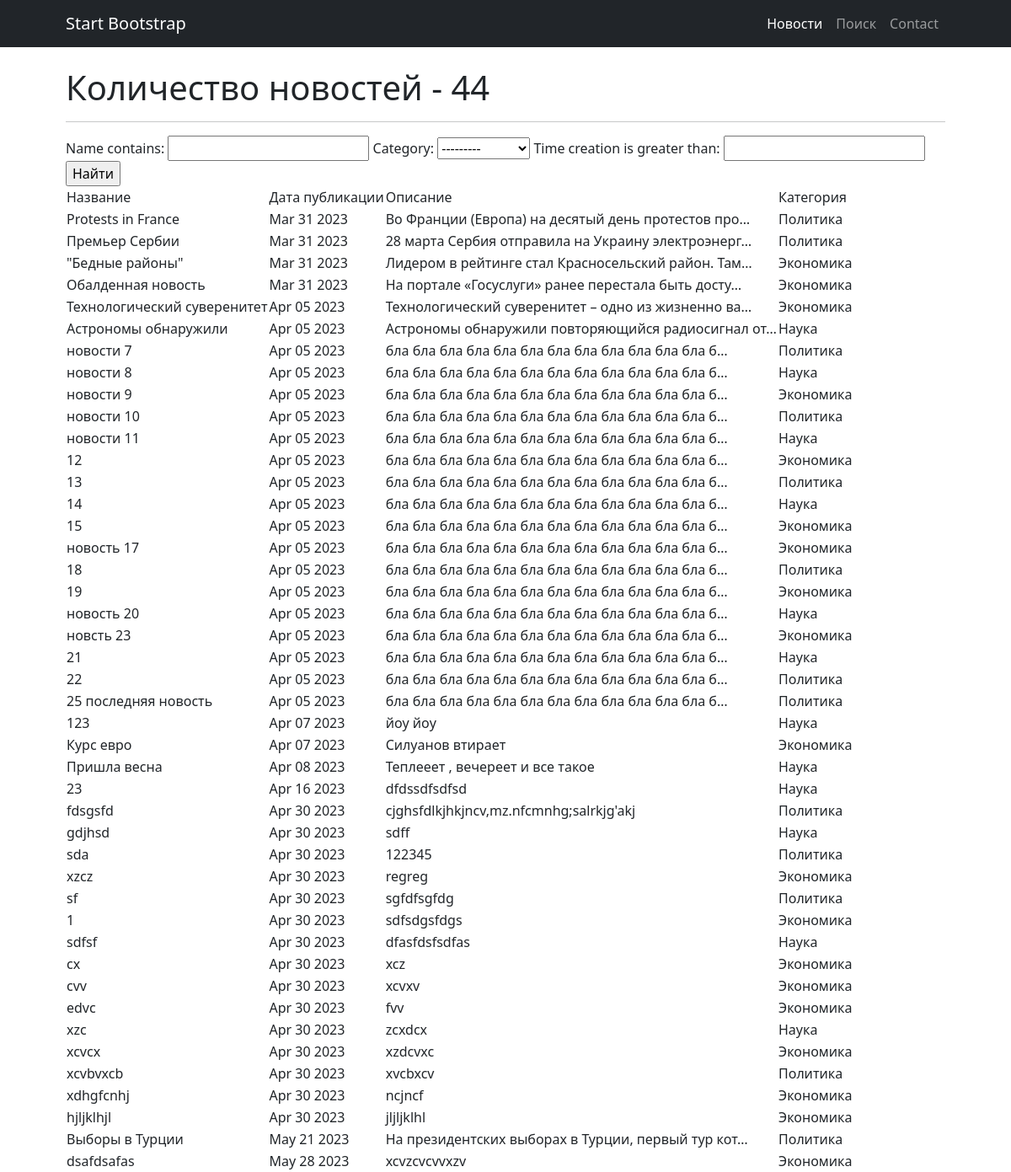
Before: /news/search with the older database file.
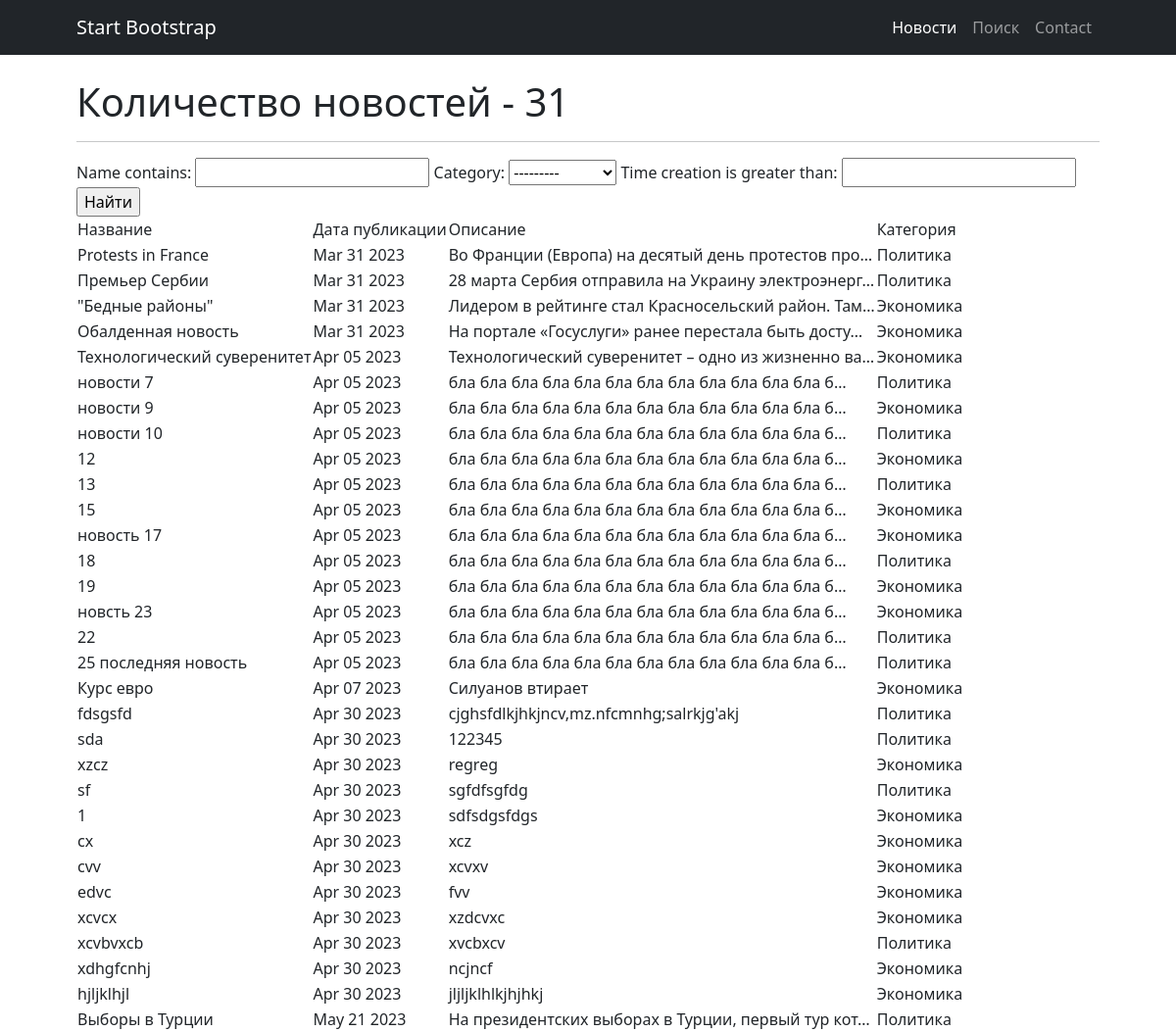
After: the same page with the newer database file.
### news/models.py (models this page shows, shortened)
class News(models.Model):
    name = models.CharField(
        max_length=50,
        unique=True, # названия новостей не должны повторяться
    )
    description = models.TextField()
    category = models.ForeignKey(
        to='Category',
        on_delete=models.CASCADE,
        related_name='news', # все новости в категории будут доступны через поле news
    )
    time_creation = models.DateTimeField(auto_now_add = True)

class Category(models.Model):
    name = models.CharField(max_length=100, unique=True)  # названия категорий тоже не должны повторяться
    subscribers = models.ManyToManyField(User, through = 'UserCategory', blank = True) #добавили поле для свзяи с пользователем
    def __str__(self):
        return f'{self.name.title()}'

### news/views.py (the view)
# urls.py: path('search', NewsSearch.as_view()),
class NewsSearch(ListView):
    model = News  # указываем модель, объекты которой мы будем выводить
    template_name = 'search.html'  # указываем имя шаблона, в котором будет лежать HTML, в нём будут все инструкции о том, как именно пользователю должны вывестись наши объекты
    context_object_name = 'news'  # это имя списка, в котором будут лежать все объекты
    queryset = News.objects.order_by('id')
    def get_context_data(self, **kwargs):
        context = super().get_context_data(**kwargs)
        context['filter'] = NewsFilter(self.request.GET, queryset=self.get_queryset())
        return context

### templatetags/custom_filters.py (called while the page is built)
@register.filter(name='filter_message')
def filter_message(message: str):
    variants = ['мудаков', 'твари', 'козлы', 'лошара', 'ублюдок', 'дичь'] # непристойные выражения
    ln = len(variants)
    filtred_message = ''
    string = ''
    string2 = ''
    pattern = ' ' # чем заменять непристойные выражения
    for i in message:
        string += i
        string2 = string.lower()
        flag = 0
        for j in variants:
            if not string2 in j:
                flag += 1
            if string2 == j:
                filtred_message += pattern
                flag -= 1
                string = ''
        if flag == ln:
            filtred_message += string
            string = ''
    if string2 != '' and string2 not in variants:
        filtred_message += string
    elif string2 != '':
        filtred_message += pattern
    return filtred_message

### templates/search.html (shortened to what this page needs)
{% extends 'flatpages/default.html' %}
{% load custom_filters %}
{% block content %}
    <h1>Количество новостей - {{ news|length }}</h1>
    <hr>
    <form method="GET">
        {{ filter.form }}
        <input type="submit" value="Найти">
    </form>
    {% if news %}
        <table>
            <tr>
                <td>
                    Название
                </td>
                <td>
                    Дата публикации
                </td>
                <td>
                    Описание
                </td>
                <td>
                    Категория
                </td>
            </tr>
        {% for new in filter.qs %}
            <tr>
                <td>
                    {{ new.name|filter_message }}
                </td>
                <td>
                    {{ new.time_creation|date:'M d Y'}}
                </td>
                <td>
                    {{ new.description|truncatechars:50|filter_message}}
                </td>
                <td>
                    {{ new.category.name }}
                </td>
            </tr>
        {% endfor %}
        </table>
    {% else %}
        <h2> Новостей нет!</h2>
    {% endif %}
{% endblock content %}

Changed rows visible on the page:
removed News: name|filter_message "Астрономы обнаружили", time_creation "Apr 05 2023", description|filter_message "Астрономы обнаружили повторяющийся радиосигнал от…", category.name "Наука"
removed News: name|filter_message "новости 8", time_creation "Apr 05 2023", description|filter_message "бла бла бла бла бла бла бла бла бла бла бла бла б…", category.name "Наука"
removed News: name|filter_message "новости 11", time_creation "Apr 05 2023", description|filter_message "бла бла бла бла бла бла бла бла бла бла бла бла б…", category.name "Наука"
removed News: name|filter_message "14", time_creation "Apr 05 2023", description|filter_message "бла бла бла бла бла бла бла бла бла бла бла бла б…", category.name "Наука"
removed News: name|filter_message "новость 20", time_creation "Apr 05 2023", description|filter_message "бла бла бла бла бла бла бла бла бла бла бла бла б…", category.name "Наука"
removed News: name|filter_message "21", time_creation "Apr 05 2023", description|filter_message "бла бла бла бла бла бла бла бла бла бла бла бла б…", category.name "Наука"
removed News: name|filter_message "123", time_creation "Apr 07 2023", description|filter_message "йоу йоу", category.name "Наука"
removed News: name|filter_message "Пришла весна", time_creation "Apr 08 2023", description|filter_message "Теплееет , вечереет и все такое", category.name "Наука"
removed News: name|filter_message "23", time_creation "Apr 16 2023", description|filter_message "dfdssdfsdfsd", category.name "Наука"
removed News: name|filter_message "gdjhsd", time_creation "Apr 30 2023", description|filter_message "sdff", category.name "Наука"
removed News: name|filter_message "sdfsf", time_creation "Apr 30 2023", description|filter_message "dfasfdsfsdfas", category.name "Наука"
removed News: name|filter_message "xzc", time_creation "Apr 30 2023", description|filter_message "zcxdcx", category.name "Наука"
removed News: name|filter_message "dsafdsafas", time_creation "May 28 2023", description|filter_message "xcvzcvcvvxzv", category.name "Экономика"
changed News "hjljklhjl": description|filter_message "jljljklhl" → "jljljklhlkjhjhkj"
Other visible differences:
{{ news|length }}: "44" → "31"
